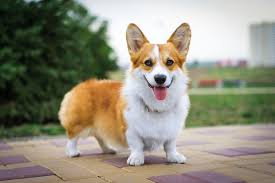
#> input picture corgi.jpeg, 275 x 183 px
$ jupyter execute Untitled.ipynb
#> lines starting #> are read from the running program, lines starting #| are printed output that depends on the picture
[cell 1]
import cv2
import numpy as np
from matplotlib import pyplot as plt

[cell 2]
img = cv2.imread('corgi.jpeg')
#> img is the input picture: shape (183, 275, 3); mean B, G, R 124.8, 141.7, 145.3
#RGB BGR
img = cv2.cvtColor(img, cv2.COLOR_BGR2RGB)

t = np.array([[-1,0,-1],
              [0, 5,0],
              [-1,0,-1]]) #加起來是1
result = cv2.filter2D(img, -1, t)
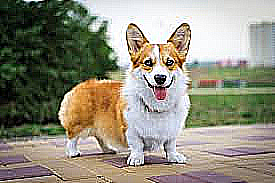
#> result: shape (183, 275, 3); mean R, G, B 144.8, 141.5, 125.1
result = np.hstack((img, result)) #跟原圖疊在一起
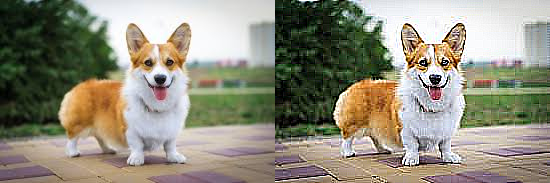
#> result: shape (183, 550, 3); mean R, G, B 145.1, 141.6, 124.9
plt.imshow(result) #顯示

result= cv2.cvtColor(result, cv2.COLOR_RGB2BGR) #轉回BGR

cv2.imwrite('out1.jpg', result) #存成圖片
#> Out = True

[cell 3]
t = np.array([[-1,0,-1],
              [0, 4,0],
              [-1,0,-1]]) #加起來是1
result = cv2.filter2D(img, -1, t)
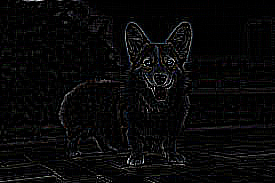
#> result: shape (183, 275, 3); mean R, G, B 8.2, 8.1, 8.4
result = np.hstack((img, result)) #跟原圖疊在一起
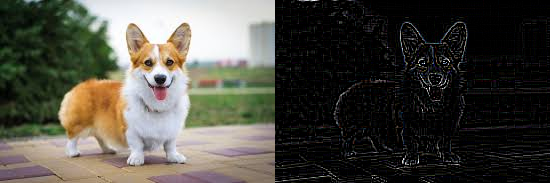
#> result: shape (183, 550, 3); mean R, G, B 76.8, 74.9, 66.6
plt.imshow(result) #顯示

result= cv2.cvtColor(result, cv2.COLOR_RGB2BGR) #轉回BGR

cv2.imwrite('out2.jpg', result) #存成圖片
#> Out = True

[cell 4]
emboss = np.array([[-2,-1,0],
                   [-1,1,1],
                   [0,2,1]])
result = cv2.filter2D(img, -1, t)
result = np.hstack((img, result)) #跟原圖疊在一起
plt.imshow(result) #顯示

result= cv2.cvtColor(result, cv2.COLOR_RGB2BGR) #轉回BGR

cv2.imwrite('out3.jpg', result) #存成圖片
#> Out = True

[cell 5]
t = np.array([[0,1,0],
              [1,-4,1],
              [0,1,0]])
result = cv2.filter2D(img, -1, t)
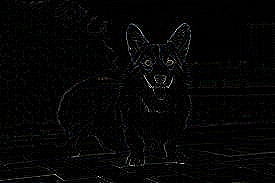
#> result: shape (183, 275, 3); mean R, G, B 5, 5, 5.1
result = np.hstack((img, result)) #跟原圖疊在一起
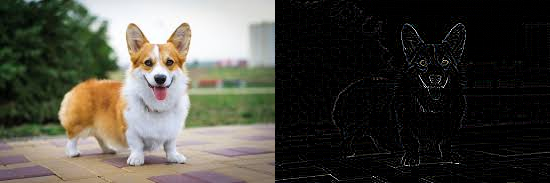
#> result: shape (183, 550, 3); mean R, G, B 75.2, 73.3, 65
plt.imshow(result) #顯示

result= cv2.cvtColor(result, cv2.COLOR_RGB2BGR) #轉回BGR

cv2.imwrite('out4.jpg', result) #存成圖片
#> Out = True

$ run again, with cat.jpeg copied over corgi.jpeg
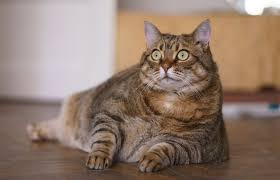
#> input picture cat.jpeg, 280 x 180 px
#> img is the input picture: shape (180, 280, 3); mean B, G, R 109.3, 122.7, 144.5
#> `result = np.hstack((img, result))`:
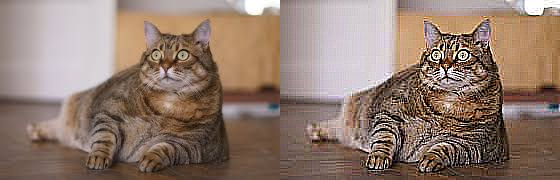
#> result: shape (180, 560, 3); mean R, G, B 144.7, 123.4, 110.4
#> `cv2.imwrite('out1.jpg', result)`: Out = True
#> `result = np.hstack((img, result))`:
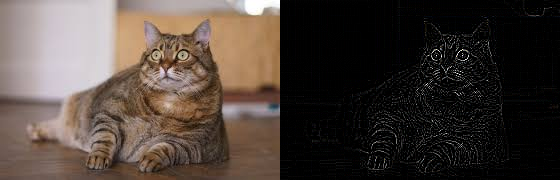
#> result: shape (180, 560, 3); mean R, G, B 75.2, 64.3, 57.7
